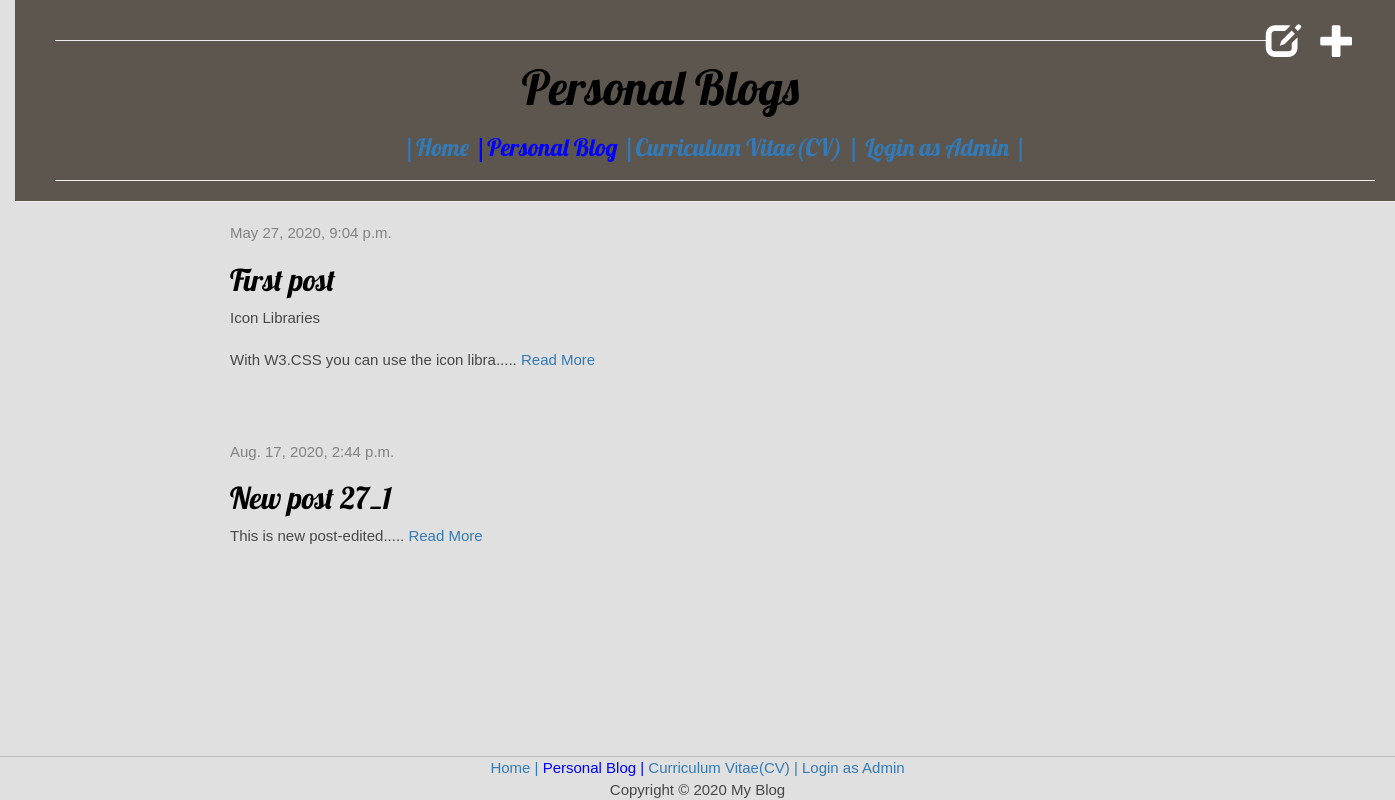
Page /blog/ (signed in) on the committed database.
### blog/models.py (models this page shows, shortened)
class Post(models.Model):
    author = models.ForeignKey(settings.AUTH_USER_MODEL, on_delete=models.CASCADE)
    title = models.CharField(max_length=200)
    text = models.TextField()
    created_date = models.DateTimeField(default=timezone.now)
    published_date = models.DateTimeField(blank=True, null=True)
    def snippet(self):
        return self.text[:56]+'.....'

### blog/views.py (the view)
# urls.py: path('', views.post_list, name='post_list'),
def post_list(request):
    posts = Post.objects.filter(published_date__lte=timezone.now()).order_by('published_date')
    return render(request, 'blog/post_list.html', {'posts': posts})

### blog/templates/blog/post_list.html
{% extends 'blog/base.html' %}
{% block content %}
    {% for post in posts %}
        <div class="post">
            <div class="date">
                {{ post.published_date }}
            </div>
            <h2><a href="{% url 'post_detail' pk=post.pk %}">{{ post.title }}</a></h2>
            <p>{{ post.snippet|linebreaksbr }}
            <a href="{% url 'post_detail' pk=post.pk %}" >Read More</a>
            </p>
        </div>
    {% endfor %}
{% endblock %}

### blog/static/css/blog.css (style rules this page uses)
h1, h2, h3, h4 { font-family: 'Lobster', cursive; }
h1 a, h2 a { color: #C25100; }
.date { color: #828282; }
.post { margin-bottom: 70px; }
.post h2 a, .post h2 a:visited { color: #000000; }
body { padding-left: 15px; background-color: #E0E0E0; font-family: "Trebuchet MS", Helvetica, sans-serif; font-size: 1.50em; text-align: justify; color: #474747; }

### rows in the picture
Post: published_date "May 27, 2020, 9:04 p.m.", title "First post", snippet "Icon Libraries With W3.CSS you can use the icon libra....."
Post: published_date "Aug. 17, 2020, 2:44 p.m.", title "New post 27_1", snippet "This is new post-edited....."
